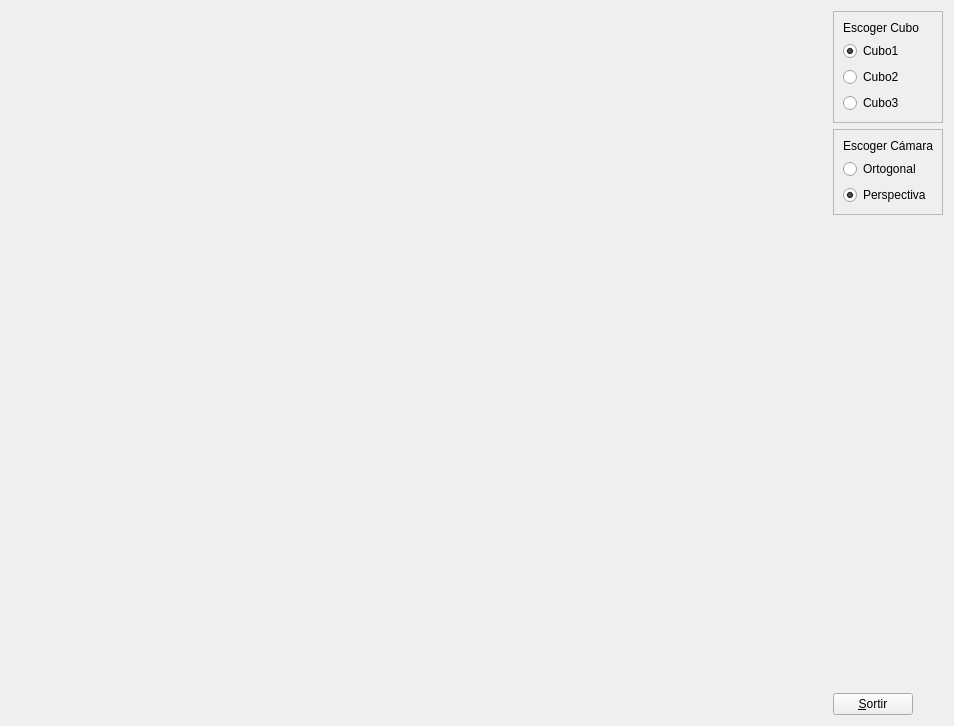
<?xml version="1.0" encoding="UTF-8"?>
<ui version="4.0">
 <class>MyForm</class>
 <widget class="QWidget" name="MyForm">
  <property name="geometry">
   <rect>
    <x>0</x>
    <y>0</y>
    <width>954</width>
    <height>726</height>
   </rect>
  </property>
  <property name="windowTitle">
   <string>IDI-Lab</string>
  </property>
  <layout class="QHBoxLayout" name="horizontalLayout">
   <item>
    <widget class="MyGLWidget" name="widget" native="true">
     <property name="sizePolicy">
      <sizepolicy hsizetype="Expanding" vsizetype="Expanding">
       <horstretch>0</horstretch>
       <verstretch>0</verstretch>
      </sizepolicy>
     </property>
     <property name="minimumSize">
      <size>
       <width>50</width>
       <height>50</height>
      </size>
     </property>
    </widget>
   </item>
   <item>
    <layout class="QVBoxLayout" name="verticalLayout_4">
     <item>
      <layout class="QVBoxLayout" name="verticalLayout_3">
       <item>
        <widget class="QFrame" name="frame">
         <property name="frameShape">
          <enum>QFrame::StyledPanel</enum>
         </property>
         <property name="frameShadow">
          <enum>QFrame::Raised</enum>
         </property>
         <layout class="QVBoxLayout" name="verticalLayout">
          <item>
           <widget class="QLabel" name="label">
            <property name="text">
             <string>Escoger Cubo</string>
            </property>
           </widget>
          </item>
          <item>
           <widget class="QRadioButton" name="radioButton_4">
            <property name="text">
             <string>Cubo1</string>
            </property>
            <property name="checked">
             <bool>true</bool>
            </property>
           </widget>
          </item>
          <item>
           <widget class="QRadioButton" name="radioButton_3">
            <property name="text">
             <string>Cubo2</string>
            </property>
           </widget>
          </item>
          <item>
           <widget class="QRadioButton" name="radioButton_2">
            <property name="text">
             <string>Cubo3</string>
            </property>
           </widget>
          </item>
         </layout>
        </widget>
       </item>
       <item>
        <widget class="QFrame" name="frame_2">
         <property name="frameShape">
          <enum>QFrame::StyledPanel</enum>
         </property>
         <property name="frameShadow">
          <enum>QFrame::Raised</enum>
         </property>
         <layout class="QVBoxLayout" name="verticalLayout_2">
          <item>
           <widget class="QLabel" name="label_2">
            <property name="text">
             <string>Escoger Cámara</string>
            </property>
           </widget>
          </item>
          <item>
           <widget class="QRadioButton" name="radioButton">
            <property name="text">
             <string>Ortogonal</string>
            </property>
           </widget>
          </item>
          <item>
           <widget class="QRadioButton" name="radioButton_5">
            <property name="text">
             <string>Perspectiva</string>
            </property>
            <property name="checked">
             <bool>true</bool>
            </property>
           </widget>
          </item>
         </layout>
        </widget>
       </item>
      </layout>
     </item>
     <item>
      <spacer name="verticalSpacer">
       <property name="orientation">
        <enum>Qt::Vertical</enum>
       </property>
       <property name="sizeHint" stdset="0">
        <size>
         <width>20</width>
         <height>40</height>
        </size>
       </property>
      </spacer>
     </item>
     <item>
      <widget class="QPushButton" name="pushButton">
       <property name="sizePolicy">
        <sizepolicy hsizetype="Fixed" vsizetype="Fixed">
         <horstretch>0</horstretch>
         <verstretch>0</verstretch>
        </sizepolicy>
       </property>
       <property name="text">
        <string>&amp;Sortir</string>
       </property>
      </widget>
     </item>
    </layout>
   </item>
  </layout>
 </widget>
 <customwidgets>
  <customwidget>
   <class>MyGLWidget</class>
   <extends>QWidget</extends>
   <header>MyGLWidget.h</header>
   <container>1</container>
   <slots>
    <signal>reinicia()</signal>
    <signal>cambioOrtogonal()</signal>
    <signal>cambioPerspectiva()</signal>
    <slot>cambiar3()</slot>
    <slot>cambiar2()</slot>
    <slot>cambiar1()</slot>
    <slot>cambiar_ortogonal()</slot>
    <slot>cambiar_perspectiva()</slot>
   </slots>
  </customwidget>
 </customwidgets>
 <resources/>
 <connections>
  <connection>
   <sender>pushButton</sender>
   <signal>clicked()</signal>
   <receiver>MyForm</receiver>
   <slot>close()</slot>
   <hints>
    <hint type="sourcelabel">
     <x>881</x>
     <y>715</y>
    </hint>
    <hint type="destinationlabel">
     <x>839</x>
     <y>529</y>
    </hint>
   </hints>
  </connection>
  <connection>
   <sender>radioButton_4</sender>
   <signal>clicked()</signal>
   <receiver>widget</receiver>
   <slot>cambiar1()</slot>
   <hints>
    <hint type="sourcelabel">
     <x>875</x>
     <y>52</y>
    </hint>
    <hint type="destinationlabel">
     <x>718</x>
     <y>51</y>
    </hint>
   </hints>
  </connection>
  <connection>
   <sender>radioButton_3</sender>
   <signal>clicked()</signal>
   <receiver>widget</receiver>
   <slot>cambiar2()</slot>
   <hints>
    <hint type="sourcelabel">
     <x>883</x>
     <y>77</y>
    </hint>
    <hint type="destinationlabel">
     <x>730</x>
     <y>99</y>
    </hint>
   </hints>
  </connection>
  <connection>
   <sender>radioButton_2</sender>
   <signal>clicked()</signal>
   <receiver>widget</receiver>
   <slot>cambiar3()</slot>
   <hints>
    <hint type="sourcelabel">
     <x>884</x>
     <y>103</y>
    </hint>
    <hint type="destinationlabel">
     <x>783</x>
     <y>123</y>
    </hint>
   </hints>
  </connection>
  <connection>
   <sender>radioButton</sender>
   <signal>clicked()</signal>
   <receiver>widget</receiver>
   <slot>cambiar_ortogonal()</slot>
   <hints>
    <hint type="sourcelabel">
     <x>904</x>
     <y>175</y>
    </hint>
    <hint type="destinationlabel">
     <x>733</x>
     <y>175</y>
    </hint>
   </hints>
  </connection>
  <connection>
   <sender>radioButton_5</sender>
   <signal>clicked()</signal>
   <receiver>widget</receiver>
   <slot>cambiar_perspectiva()</slot>
   <hints>
    <hint type="sourcelabel">
     <x>871</x>
     <y>204</y>
    </hint>
    <hint type="destinationlabel">
     <x>770</x>
     <y>220</y>
    </hint>
   </hints>
  </connection>
  <connection>
   <sender>widget</sender>
   <signal>reinicia()</signal>
   <receiver>radioButton_4</receiver>
   <slot>click()</slot>
   <hints>
    <hint type="sourcelabel">
     <x>560</x>
     <y>127</y>
    </hint>
    <hint type="destinationlabel">
     <x>910</x>
     <y>48</y>
    </hint>
   </hints>
  </connection>
  <connection>
   <sender>widget</sender>
   <signal>reinicia()</signal>
   <receiver>radioButton_5</receiver>
   <slot>click()</slot>
   <hints>
    <hint type="sourcelabel">
     <x>572</x>
     <y>191</y>
    </hint>
    <hint type="destinationlabel">
     <x>909</x>
     <y>204</y>
    </hint>
   </hints>
  </connection>
  <connection>
   <sender>widget</sender>
   <signal>cambioOrtogonal()</signal>
   <receiver>radioButton</receiver>
   <slot>click()</slot>
   <hints>
    <hint type="sourcelabel">
     <x>613</x>
     <y>220</y>
    </hint>
    <hint type="destinationlabel">
     <x>909</x>
     <y>176</y>
    </hint>
   </hints>
  </connection>
  <connection>
   <sender>widget</sender>
   <signal>cambioPerspectiva()</signal>
   <receiver>radioButton_5</receiver>
   <slot>click()</slot>
   <hints>
    <hint type="sourcelabel">
     <x>679</x>
     <y>302</y>
    </hint>
    <hint type="destinationlabel">
     <x>926</x>
     <y>205</y>
    </hint>
   </hints>
  </connection>
 </connections>
</ui>
